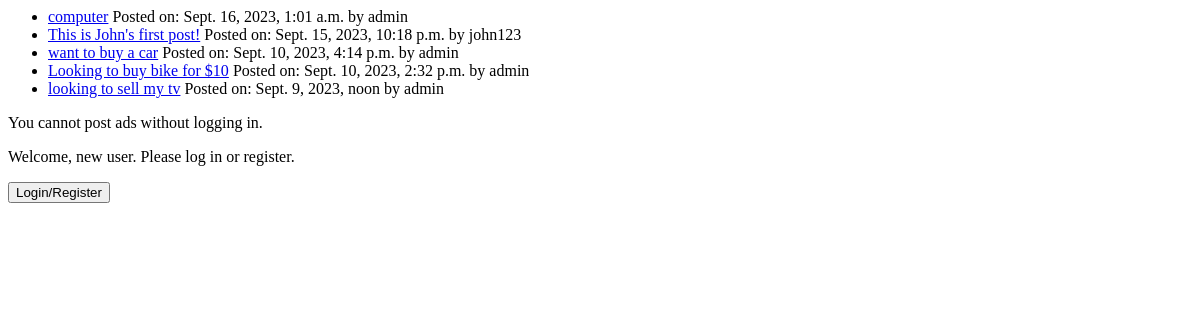
Before: /classified_ads/ with the older database file.
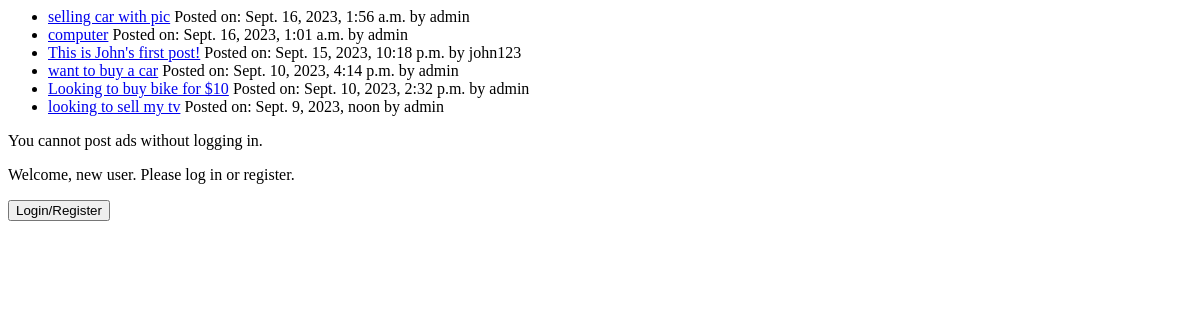
After: the same page with the newer database file.
### classified_ads/models.py (models this page shows, shortened)
class Postable(models.Model):
    text = models.CharField(max_length=1000)
    date_posted = models.DateTimeField()
    user = models.ForeignKey(
        auth_models.User, on_delete=models.SET_NULL, null=True)
    class Meta:
        abstract = True

class Ad(Postable):
    BUY = "Buy"
    SELL = "Sell"
    ad_type_choices = [
        (BUY, "Buy"),
        (SELL, "Sell")
    ]
    ad_type = models.CharField(
        max_length=4, choices=ad_type_choices)
    image = models.ImageField(
        null=True, default=None)

### classified_ads/views.py (the view)
# urls.py: path('', views.IndexView.as_view(), name="index"),
class IndexView(generic.ListView):
    template_name = 'classified_ads/index.html'
    context_object_name = 'latest_ads_list'
    def get_queryset(self):
        return Ad.objects.order_by("-date_posted")[:10]

### classified_ads/templates/classified_ads/index.html
{% load static %}
<link rel="stylesheet" href="{% static 'classified_ads/style.css' %}">
{% if latest_ads_list %}
<ul>
  {% for ad in latest_ads_list %}
  <li><a href="{% url 'classified_ads:detail' ad.id %}">{{ ad.text }}</a>
    Posted on: {{ ad.date_posted }} by {{ ad.user.username }}</li>
  {% endfor %}
</ul>
{% else %}
<p>No ads have been posted.</p>
{% endif %}
{% if user.is_authenticated %}
<form action="{% url 'classified_ads:post'%}" method="post" enctype="multipart/form-data">
  {% csrf_token %}
  <select name="ad_type" id="ad_type">
    <option value="Buy">Buy</option>
    <option value="Sell">Sell</option>
  </select>
  <br>
  <label for="post">Post:</label><br>
  <input type="text" id="post" name="post">
  <br>
  <label for="image">Upload an image:</label>
  <input type="file" id="image" name="image">
  <br>
  <input type="submit" value="Post ad">
</form>
{% else %}
You cannot post ads without logging in.
{% endif %}
{% if user.is_authenticated %}
<p>Welcome, {{ user.username }}. Thanks for logging in.</p>
<br>
<form action="{% url 'classified_ads:logout'%}">
  <input type="submit" value="Logout">
</form>
{% else %}
<p>Welcome, new user. Please log in or register.</p>
<form action="{% url 'classified_ads:login_register'%}">
  <input type="submit" value="Login/Register">
</form>
{% endif %}

Changed rows visible on the page:
added Ad: text "selling car with pic", date_posted "Sept. 16, 2023, 1:56 a.m.", user.username "admin"
